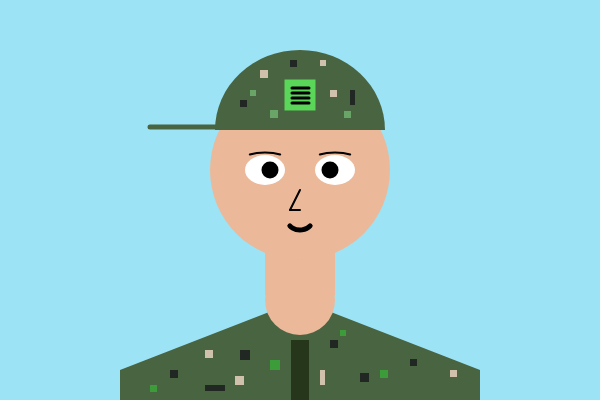
Frame 1 (no input)
Frame 60 (no input): identical to frame 1, image omitted
Frame 120 (the mouse pressed at the canvas centre since frame 60): identical to frame 1, image omitted

The p5.js sketch that drew this single still picture (run headless with seeded random() and noise() and a simulated clock; from frame 60 on, the mouse is pressed at the canvas centre):

// p5.js sketch
// ── sketch.js
function setup() {
  createCanvas(600, 400);
}

function draw() {
  background("#9CE3F6");
  
  // 1. 기본적인 형태 part
  
  //아래 군복 상의 부분
  noStroke();
  fill("#496441");
  quad(120, 400, 120, 370, 300, 300, 300, 400);
  quad(300, 400, 300, 300, 480, 370, 480, 400);
  
  //목 부분
  fill('#EBB99A');
  circle(300, 300, 70);
  rect(265, 245, 70, 50);
  
  //얼굴 부분
  circle(300, 170, 180);
  
  //모자 부분
  fill("#496441");
  arc(300, 130, 170, 160, radians(180), radians(360));
  
  strokeWeight(5);
  stroke("#496441");
  line(150, 127, 220, 127);
  
  //계급장 부분
  fill('#5AD658');
  square(282, 77, 36);
  strokeWeight(3);
  stroke(0);
  line(292, 88, 309, 88);
  line(292, 93, 309, 93);
  line(292, 98, 309, 98);
  line(292, 103, 309, 103);
  
  // 2.디테일 추가 part
  
  //상의 지퍼 추가
  noStroke();
  fill('#26361B');
  rect(291, 340, 18, 140);

  //상의 디지털 무늬
  fill('#212723');
  square(240, 350, 10);
  square(170, 370, 8);
  rect(205, 385, 20, 6);
  square(330, 340, 8);
  square(360, 373, 9);
  square(410, 359, 7);
  
  fill("#CFC1AB");
  square(235, 376, 9);
  square(205, 350, 8);
  rect(320, 370, 5, 15);
  square(450, 370, 7);
  
  fill('#3D9C3A');
  square(150, 385, 7);
  square(270, 360, 10);
  square(380, 370, 8);
  square(340, 330, 6);
  
  //모자 디지털 무늬
  fill('#212723');
  square(240, 100, 7);
  rect(350, 90, 5, 15);
  square(290, 60, 7);
  
  fill("#CFC1AB");
  square(260, 70, 8);
  square(320, 60, 6);
  square(330, 90, 7);
  
  fill('#68A566');
  square(250, 90, 6);
  square(270, 110, 8);
  square(344, 111, 7);

  
  //얼굴 세부
  fill(255);
  ellipse(265, 170, 40, 30);
  ellipse(335, 170, 40, 30); //흰자위
  
  fill(0);
  circle(270, 170, 17);
  circle(330, 170, 17); // 눈동자
  
  noFill()
  stroke(0);
  strokeWeight(5);
  arc(300, 220, 25, 20, radians(30), radians(150)); // 입
  
  strokeWeight(2);
  arc(265, 160, 45, 15, radians(200), radians(340));
  arc(335, 160, 45, 15, radians(200), radians(340)); // 눈썹
  
  line(300, 190, 290, 210);
  line(290, 210, 300, 210); // 코
  
  //기타 부분
    
}
